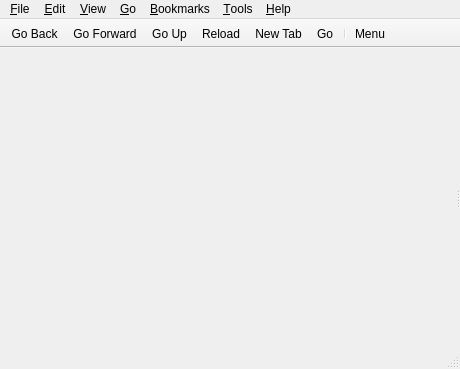
<?xml version="1.0" encoding="UTF-8"?>
<ui version="4.0">
 <class>MainWindow</class>
 <widget class="QMainWindow" name="MainWindow">
  <property name="geometry">
   <rect>
    <x>0</x>
    <y>0</y>
    <width>460</width>
    <height>369</height>
   </rect>
  </property>
  <property name="windowTitle">
   <string>File Manager</string>
  </property>
  <property name="windowIcon">
   <iconset theme="oneg4fm">
    <normaloff>.</normaloff>.</iconset>
  </property>
  <widget class="QWidget" name="centralwidget">
   <layout class="QVBoxLayout" name="verticalLayout">
    <property name="leftMargin">
     <number>0</number>
    </property>
    <property name="topMargin">
     <number>0</number>
    </property>
    <property name="rightMargin">
     <number>0</number>
    </property>
    <property name="bottomMargin">
     <number>0</number>
    </property>
    <item>
     <widget class="QSplitter" name="splitter">
      <property name="orientation">
       <enum>Qt::Horizontal</enum>
      </property>
      <widget class="Panel::SidePane" name="sidePane" native="true">
       <property name="sizePolicy">
        <sizepolicy hsizetype="Preferred" vsizetype="Expanding">
         <horstretch>0</horstretch>
         <verstretch>0</verstretch>
        </sizepolicy>
       </property>
      </widget>
      <widget class="QSplitter" name="viewSplitter">
       <property name="orientation">
        <enum>Qt::Horizontal</enum>
       </property>
      </widget>
     </widget>
    </item>
   </layout>
  </widget>
  <widget class="QMenuBar" name="menubar">
   <property name="geometry">
    <rect>
     <x>0</x>
     <y>0</y>
     <width>460</width>
     <height>30</height>
    </rect>
   </property>
   <property name="contextMenuPolicy">
    <enum>Qt::PreventContextMenu</enum>
   </property>
   <widget class="QMenu" name="menu_File">
    <property name="title">
     <string>&amp;File</string>
    </property>
    <widget class="QMenu" name="menuCreateNew">
     <property name="title">
      <string>C&amp;reate New</string>
     </property>
     <addaction name="actionNewFolder"/>
     <addaction name="actionNewBlankFile"/>
    </widget>
    <addaction name="actionNewTab"/>
    <addaction name="actionNewWin"/>
    <addaction name="separator"/>
    <addaction name="menuCreateNew"/>
    <addaction name="separator"/>
    <addaction name="actionFileProperties"/>
    <addaction name="actionFolderProperties"/>
    <addaction name="separator"/>
    <addaction name="actionCloseTab"/>
    <addaction name="actionCloseWindow"/>
   </widget>
   <widget class="QMenu" name="menu_Help">
    <property name="title">
     <string>&amp;Help</string>
    </property>
    <addaction name="actionAbout"/>
    <addaction name="actionHiddenShortcuts"/>
   </widget>
   <widget class="QMenu" name="menu_View">
    <property name="title">
     <string>&amp;View</string>
    </property>
    <widget class="QMenu" name="menuSorting">
     <property name="title">
      <string>&amp;Sorting</string>
     </property>
     <addaction name="actionByFileName"/>
     <addaction name="actionByMTime"/>
     <addaction name="actionByCrTime"/>
     <addaction name="actionByDTime"/>
     <addaction name="actionByFileSize"/>
     <addaction name="actionByFileType"/>
     <addaction name="actionByOwner"/>
     <addaction name="actionByGroup"/>
     <addaction name="separator"/>
     <addaction name="actionAscending"/>
     <addaction name="actionDescending"/>
     <addaction name="separator"/>
     <addaction name="actionFolderFirst"/>
     <addaction name="actionCaseSensitive"/>
    </widget>
    <widget class="QMenu" name="menu_View_2">
     <property name="title">
      <string>&amp;View</string>
     </property>
     <addaction name="actionIconView"/>
     <addaction name="actionThumbnailView"/>
     <addaction name="actionCompactView"/>
     <addaction name="actionDetailedList"/>
     <addaction name="separator"/>
    </widget>
    <widget class="QMenu" name="menuToolbars">
     <property name="title">
      <string>&amp;Toolbars</string>
     </property>
     <addaction name="actionFilter"/>
     <addaction name="actionMenu_bar"/>
    </widget>
    <widget class="QMenu" name="menuPathBarStyle">
     <property name="title">
      <string>Path &amp;Bar</string>
     </property>
     <addaction name="actionLocationBar"/>
     <addaction name="actionPathButtons"/>
    </widget>
    <widget class="QMenu" name="menuFiltering">
     <property name="title">
      <string>&amp;Filtering</string>
     </property>
     <addaction name="actionShowFilter"/>
     <addaction name="actionUnfilter"/>
    </widget>
    <widget class="QMenu" name="menuView_Settings">
     <property name="title">
      <string>&amp;Customized View Settings</string>
     </property>
     <addaction name="actionPreserveView"/>
     <addaction name="actionPreserveViewRecursive"/>
     <addaction name="separator"/>
     <addaction name="actionGoToCustomizedViewSource"/>
     <addaction name="actionCleanPerFolderConfig"/>
    </widget>
    <addaction name="actionReload"/>
    <addaction name="separator"/>
    <addaction name="actionShowHidden"/>
    <addaction name="actionShowThumbnails"/>
    <addaction name="actionSplitView"/>
    <addaction name="menuSorting"/>
    <addaction name="menu_View_2"/>
    <addaction name="menuView_Settings"/>
    <addaction name="separator"/>
    <addaction name="actionSidePane"/>
    <addaction name="menuToolbars"/>
    <addaction name="menuPathBarStyle"/>
    <addaction name="separator"/>
    <addaction name="menuFiltering"/>
   </widget>
   <widget class="QMenu" name="menu_Edit">
    <property name="title">
     <string>&amp;Edit</string>
    </property>
    <addaction name="actionCut"/>
    <addaction name="actionCopy"/>
    <addaction name="actionPaste"/>
    <addaction name="actionRename"/>
    <addaction name="actionDelete"/>
    <addaction name="separator"/>
    <addaction name="actionSelectAll"/>
    <addaction name="actionDeselectAll"/>
    <addaction name="actionInvertSelection"/>
    <addaction name="separator"/>
    <addaction name="separator"/>
    <addaction name="actionBulkRename"/>
    <addaction name="separator"/>
    <addaction name="actionPreferences"/>
   </widget>
   <widget class="QMenu" name="menu_Bookmarks">
    <property name="title">
     <string>&amp;Bookmarks</string>
    </property>
    <addaction name="actionAddToBookmarks"/>
    <addaction name="actionEditBookmarks"/>
   </widget>
   <widget class="QMenu" name="menu_Go">
    <property name="title">
     <string>&amp;Go</string>
    </property>
    <addaction name="actionHome"/>
    <addaction name="actionDesktop"/>
    <addaction name="actionApplications"/>
    <addaction name="actionTrash"/>
    <addaction name="separator"/>
    <addaction name="actionGoBack"/>
    <addaction name="actionGoForward"/>
    <addaction name="actionGoUp"/>
   </widget>
   <widget class="QMenu" name="menu_Tool">
    <property name="title">
     <string>&amp;Tools</string>
    </property>
    <addaction name="actionOpenTerminal"/>
    <addaction name="actionCreateLauncher"/>
    <addaction name="separator"/>
    <addaction name="actionCopyFullPath"/>
    <addaction name="actionFindFiles"/>
   </widget>
   <addaction name="menu_File"/>
   <addaction name="menu_Edit"/>
   <addaction name="menu_View"/>
   <addaction name="menu_Go"/>
   <addaction name="menu_Bookmarks"/>
   <addaction name="menu_Tool"/>
   <addaction name="menu_Help"/>
  </widget>
  <widget class="Oneg4FM::StatusBar" name="statusbar"/>
  <widget class="QToolBar" name="toolBar">
   <property name="contextMenuPolicy">
    <enum>Qt::PreventContextMenu</enum>
   </property>
   <property name="windowTitle">
    <string>Main Toolbar</string>
   </property>
   <property name="movable">
    <bool>false</bool>
   </property>
   <property name="floatable">
    <bool>false</bool>
   </property>
   <attribute name="toolBarArea">
    <enum>TopToolBarArea</enum>
   </attribute>
   <attribute name="toolBarBreak">
    <bool>false</bool>
   </attribute>
   <addaction name="actionGoBack"/>
   <addaction name="actionGoForward"/>
   <addaction name="actionGoUp"/>
   <addaction name="actionReload"/>
   <addaction name="actionNewTab"/>
   <addaction name="actionGo"/>
   <addaction name="separator"/>
   <addaction name="actionMenu"/>
  </widget>
  <action name="actionGoUp">
   <property name="icon">
    <iconset theme="go-up">
     <normaloff>.</normaloff>.</iconset>
   </property>
   <property name="text">
    <string>Go &amp;Up</string>
   </property>
   <property name="toolTip">
    <string>Go Up</string>
   </property>
   <property name="shortcut">
    <string>Alt+Up</string>
   </property>
  </action>
  <action name="actionHome">
   <property name="icon">
    <iconset theme="user-home">
     <normaloff>.</normaloff>.</iconset>
   </property>
   <property name="text">
    <string>&amp;Home</string>
   </property>
   <property name="shortcut">
    <string>Alt+Home</string>
   </property>
  </action>
  <action name="actionReload">
   <property name="icon">
    <iconset theme="view-refresh">
     <normaloff>.</normaloff>.</iconset>
   </property>
   <property name="text">
    <string>&amp;Reload</string>
   </property>
   <property name="shortcut">
    <string>F5</string>
   </property>
  </action>
  <action name="actionGo">
   <property name="icon">
    <iconset theme="go-jump">
     <normaloff>.</normaloff>.</iconset>
   </property>
   <property name="text">
    <string>Go</string>
   </property>
  </action>
  <action name="actionQuit">
   <property name="icon">
    <iconset theme="application-exit">
     <normaloff>.</normaloff>.</iconset>
   </property>
   <property name="text">
    <string>Quit</string>
   </property>
  </action>
  <action name="actionAbout">
   <property name="icon">
    <iconset theme="help-about">
     <normaloff>.</normaloff>.</iconset>
   </property>
   <property name="text">
    <string>&amp;About</string>
   </property>
  </action>
  <action name="actionNewWin">
   <property name="icon">
    <iconset theme="window-new">
     <normaloff>.</normaloff>.</iconset>
   </property>
   <property name="text">
    <string>&amp;New Window</string>
   </property>
   <property name="toolTip">
    <string>New Window</string>
   </property>
   <property name="shortcut">
    <string>Ctrl+N</string>
   </property>
  </action>
  <action name="actionShowHidden">
   <property name="checkable">
    <bool>true</bool>
   </property>
   <property name="text">
    <string>Show &amp;Hidden</string>
   </property>
   <property name="shortcut">
    <string>Ctrl+H</string>
   </property>
  </action>
  <action name="actionDesktop">
   <property name="icon">
    <iconset theme="user-desktop">
     <normaloff>.</normaloff>.</iconset>
   </property>
   <property name="text">
    <string>&amp;Desktop</string>
   </property>
  </action>
  <action name="actionAddToBookmarks">
   <property name="icon">
    <iconset theme="list-add">
     <normaloff>.</normaloff>.</iconset>
   </property>
   <property name="text">
    <string>&amp;Add to Bookmarks</string>
   </property>
  </action>
  <action name="actionApplications">
   <property name="text">
    <string>&amp;Applications</string>
   </property>
  </action>
  <action name="actionTrash">
   <property name="text">
    <string>&amp;Trash</string>
   </property>
  </action>
  <action name="actionReload_2">
   <property name="text">
    <string>Reload</string>
   </property>
  </action>
  <action name="actionIconView">
   <property name="checkable">
    <bool>true</bool>
   </property>
   <property name="text">
    <string>&amp;Icon View</string>
   </property>
   <property name="shortcut">
    <string>Ctrl+Shift+1</string>
   </property>
  </action>
  <action name="actionCompactView">
   <property name="checkable">
    <bool>true</bool>
   </property>
   <property name="text">
    <string>&amp;Compact View</string>
   </property>
   <property name="shortcut">
    <string>Ctrl+Shift+3</string>
   </property>
  </action>
  <action name="actionDetailedList">
   <property name="checkable">
    <bool>true</bool>
   </property>
   <property name="text">
    <string>&amp;Detailed List</string>
   </property>
   <property name="shortcut">
    <string>Ctrl+Shift+4</string>
   </property>
  </action>
  <action name="actionThumbnailView">
   <property name="checkable">
    <bool>true</bool>
   </property>
   <property name="text">
    <string>&amp;Thumbnail View</string>
   </property>
   <property name="shortcut">
    <string>Ctrl+Shift+2</string>
   </property>
  </action>
  <action name="actionCut">
   <property name="icon">
    <iconset theme="edit-cut">
     <normaloff>.</normaloff>.</iconset>
   </property>
   <property name="text">
    <string>Cu&amp;t</string>
   </property>
   <property name="shortcut">
    <string>Ctrl+X</string>
   </property>
  </action>
  <action name="actionCopy">
   <property name="icon">
    <iconset theme="edit-copy">
     <normaloff>.</normaloff>.</iconset>
   </property>
   <property name="text">
    <string>&amp;Copy</string>
   </property>
   <property name="shortcut">
    <string>Ctrl+C</string>
   </property>
  </action>
  <action name="actionPaste">
   <property name="icon">
    <iconset theme="edit-paste">
     <normaloff>.</normaloff>.</iconset>
   </property>
   <property name="text">
    <string>&amp;Paste</string>
   </property>
   <property name="shortcut">
    <string>Ctrl+V</string>
   </property>
  </action>
  <action name="actionSelectAll">
   <property name="icon">
    <iconset theme="edit-select-all">
     <normaloff>.</normaloff>.</iconset>
   </property>
   <property name="text">
    <string>Select &amp;All</string>
   </property>
   <property name="shortcut">
    <string>Ctrl+A</string>
   </property>
  </action>
  <action name="actionDeselectAll">
   <property name="text">
    <string>De&amp;select All</string>
   </property>
   <property name="shortcut">
    <string>Ctrl+D</string>
   </property>
  </action>
  <action name="actionPreferences">
   <property name="text">
    <string>Pr&amp;eferences</string>
   </property>
  </action>
  <action name="actionAscending">
   <property name="checkable">
    <bool>true</bool>
   </property>
   <property name="text">
    <string>&amp;Ascending</string>
   </property>
   <property name="icon">
    <iconset theme="view-sort-ascending">
     <normaloff>.</normaloff>.</iconset>
   </property>
  </action>
  <action name="actionDescending">
   <property name="checkable">
    <bool>true</bool>
   </property>
   <property name="text">
    <string>&amp;Descending</string>
   </property>
   <property name="icon">
    <iconset theme="view-sort-descending">
     <normaloff>.</normaloff>.</iconset>
   </property>
  </action>
  <action name="actionByFileName">
   <property name="checkable">
    <bool>true</bool>
   </property>
   <property name="text">
    <string>&amp;By File Name</string>
   </property>
  </action>
  <action name="actionByMTime">
   <property name="checkable">
    <bool>true</bool>
   </property>
   <property name="text">
    <string>By &amp;Modification Time</string>
   </property>
  </action>
  <action name="actionByCrTime">
   <property name="checkable">
    <bool>true</bool>
   </property>
   <property name="text">
    <string>By C&amp;reation Time</string>
   </property>
  </action>
  <action name="actionByDTime">
   <property name="checkable">
    <bool>true</bool>
   </property>
   <property name="text">
    <string>By Deletio&amp;n Time</string>
   </property>
  </action>
  <action name="actionByFileType">
   <property name="checkable">
    <bool>true</bool>
   </property>
   <property name="text">
    <string>By File &amp;Type</string>
   </property>
  </action>
  <action name="actionByOwner">
   <property name="checkable">
    <bool>true</bool>
   </property>
   <property name="text">
    <string>By &amp;Owner</string>
   </property>
  </action>
  <action name="actionByGroup">
   <property name="checkable">
    <bool>true</bool>
   </property>
   <property name="text">
    <string>By &amp;Group</string>
   </property>
  </action>
  <action name="actionFolderFirst">
   <property name="checkable">
    <bool>true</bool>
   </property>
   <property name="text">
    <string>&amp;Folder First</string>
   </property>
  </action>
  <action name="actionNewTab">
   <property name="icon">
    <iconset theme="tab-new">
     <normaloff>.</normaloff>.</iconset>
   </property>
   <property name="text">
    <string>New &amp;Tab</string>
   </property>
   <property name="toolTip">
    <string>New Tab</string>
   </property>
   <property name="shortcut">
    <string>Ctrl+T</string>
   </property>
  </action>
  <action name="actionGoBack">
   <property name="icon">
    <iconset theme="go-previous">
     <normaloff>.</normaloff>.</iconset>
   </property>
   <property name="text">
    <string>Go &amp;Back</string>
   </property>
   <property name="toolTip">
    <string>Go Back</string>
   </property>
   <property name="shortcut">
    <string>Alt+Left</string>
   </property>
  </action>
  <action name="actionGoForward">
   <property name="icon">
    <iconset theme="go-next">
     <normaloff>.</normaloff>.</iconset>
   </property>
   <property name="text">
    <string>Go &amp;Forward</string>
   </property>
   <property name="toolTip">
    <string>Go Forward</string>
   </property>
   <property name="shortcut">
    <string>Alt+Right</string>
   </property>
  </action>
  <action name="actionInvertSelection">
   <property name="text">
    <string>&amp;Invert Selection</string>
   </property>
   <property name="shortcut">
    <string>Ctrl+Shift+A</string>
   </property>
  </action>
  <action name="actionDelete">
   <property name="icon">
    <iconset theme="edit-delete">
     <normaloff>.</normaloff>.</iconset>
   </property>
   <property name="text">
    <string>&amp;Delete</string>
   </property>
   <property name="shortcut">
    <string>Del</string>
   </property>
  </action>
  <action name="actionRename">
   <property name="text">
    <string>&amp;Rename</string>
   </property>
   <property name="icon">
    <iconset theme="edit-rename">
     <normaloff>.</normaloff>.</iconset>
   </property>
   <property name="shortcut">
    <string>F2</string>
   </property>
  </action>
  <action name="actionCloseTab">
   <property name="icon">
    <iconset theme="tab-close">
     <normaloff>.</normaloff>.</iconset>
   </property>
   <property name="text">
    <string>C&amp;lose Tab</string>
   </property>
   <property name="shortcut">
    <string>Ctrl+W</string>
   </property>
  </action>
  <action name="actionFileProperties">
   <property name="icon">
    <iconset theme="document-properties">
     <normaloff>.</normaloff>.</iconset>
   </property>
   <property name="text">
    <string>File &amp;Properties</string>
   </property>
   <property name="shortcut">
    <string>Alt+Return</string>
   </property>
  </action>
  <action name="actionFolderProperties">
   <property name="text">
    <string>&amp;Folder Properties</string>
   </property>
  </action>
  <action name="actionCaseSensitive">
   <property name="checkable">
    <bool>true</bool>
   </property>
   <property name="text">
    <string>&amp;Case Sensitive</string>
   </property>
  </action>
  <action name="actionByFileSize">
   <property name="checkable">
    <bool>true</bool>
   </property>
   <property name="text">
    <string>By File &amp;Size</string>
   </property>
  </action>
  <action name="actionCloseWindow">
   <property name="icon">
    <iconset theme="window-close">
     <normaloff>.</normaloff>.</iconset>
   </property>
   <property name="text">
    <string>&amp;Close Window</string>
   </property>
   <property name="shortcut">
    <string>Ctrl+Q</string>
   </property>
  </action>
  <action name="actionEdit_Bookmarks">
   <property name="text">
    <string>Edit Bookmarks</string>
   </property>
  </action>
  <action name="actionOpenTerminal">
   <property name="icon">
    <iconset theme="utilities-terminal">
     <normaloff>.</normaloff>.</iconset>
   </property>
   <property name="text">
    <string>Open &amp;Terminal</string>
   </property>
   <property name="shortcut">
    <string>F4</string>
   </property>
  </action>
  <action name="actionEditBookmarks">
   <property name="text">
    <string>&amp;Edit Bookmarks</string>
   </property>
  </action>
  <action name="actionNewFolder">
   <property name="icon">
    <iconset theme="folder-new">
     <normaloff>.</normaloff>.</iconset>
   </property>
   <property name="text">
    <string>&amp;Folder</string>
   </property>
   <property name="shortcut">
    <string>Ctrl+Shift+N</string>
   </property>
  </action>
  <action name="actionNewBlankFile">
   <property name="icon">
    <iconset theme="document-new">
     <normaloff>.</normaloff>.</iconset>
   </property>
   <property name="text">
    <string>&amp;Blank File</string>
   </property>
   <property name="shortcut">
    <string>Ctrl+Alt+N</string>
   </property>
  </action>
  <action name="actionFindFiles">
   <property name="text">
    <string>&amp;Find Files</string>
   </property>
   <property name="icon">
    <iconset theme="edit-find">
     <normaloff>.</normaloff>.</iconset>
   </property>
   <property name="shortcut">
    <string>F3</string>
   </property>
  </action>
  <action name="actionFilter">
   <property name="checkable">
    <bool>true</bool>
   </property>
   <property name="text">
    <string>Permanent &amp;filter bar</string>
   </property>
   <property name="shortcut">
    <string>Ctrl+B</string>
   </property>
  </action>
  <action name="actionUnfilter">
   <property name="text">
    <string>&amp;Clear All Filters</string>
   </property>
   <property name="shortcut">
    <string>Ctrl+Shift+K</string>
   </property>
  </action>
  <action name="actionMenu_bar">
   <property name="checkable">
    <bool>true</bool>
   </property>
   <property name="text">
    <string>&amp;Menu bar</string>
   </property>
   <property name="toolTip">
    <string>Menu bar</string>
   </property>
   <property name="shortcut">
    <string>Ctrl+M</string>
   </property>
  </action>
  <action name="actionMenu">
   <property name="icon">
    <iconset theme="application-menu">
     <normaloff>.</normaloff>.</iconset>
   </property>
   <property name="text">
    <string>Menu</string>
   </property>
   <property name="toolTip">
    <string>Menu</string>
   </property>
  </action>
  <action name="actionPreserveView">
   <property name="checkable">
    <bool>true</bool>
   </property>
   <property name="text">
    <string>Preserve Settings for &amp;This Folder</string>
   </property>
  </action>
  <action name="actionLocationBar">
   <property name="checkable">
    <bool>true</bool>
   </property>
   <property name="text">
    <string>&amp;Location</string>
   </property>
  </action>
  <action name="actionPathButtons">
   <property name="checkable">
    <bool>true</bool>
   </property>
   <property name="text">
    <string>&amp;Path Buttons</string>
   </property>
  </action>
  <action name="actionBulkRename">
   <property name="text">
    <string>&amp;Bulk Rename</string>
   </property>
   <property name="icon">
    <iconset theme="edit-rename">
     <normaloff>.</normaloff>.</iconset>
   </property>
   <property name="toolTip">
    <string>Bulk Rename</string>
   </property>
   <property name="shortcut">
    <string>Shift+F2</string>
   </property>
  </action>
  <action name="actionShowFilter">
   <property name="text">
    <string>&amp;Show/Focus Filter Bar</string>
   </property>
   <property name="toolTip">
    <string>Show Filter Bar</string>
   </property>
   <property name="shortcut">
    <string>Ctrl+I</string>
   </property>
  </action>
  <action name="actionSplitView">
   <property name="checkable">
    <bool>true</bool>
   </property>
   <property name="text">
    <string>S&amp;plit View</string>
   </property>
   <property name="toolTip">
    <string>Split View</string>
   </property>
   <property name="shortcut">
    <string>F6</string>
   </property>
  </action>
  <action name="actionCopyFullPath">
   <property name="text">
    <string>&amp;Copy Full Path</string>
   </property>
   <property name="icon">
    <iconset theme="edit-copy">
     <normaloff>.</normaloff>.</iconset>
   </property>
   <property name="shortcut">
    <string>Ctrl+Shift+C</string>
   </property>
  </action>
  <action name="actionShowThumbnails">
   <property name="checkable">
    <bool>true</bool>
   </property>
   <property name="checked">
    <bool>true</bool>
   </property>
   <property name="text">
    <string>Show Thumb&amp;nails</string>
   </property>
   <property name="toolTip">
    <string>Show Thumbnails</string>
   </property>
  </action>
  <action name="actionSidePane">
   <property name="checkable">
    <bool>true</bool>
   </property>
   <property name="text">
    <string>S&amp;ide Pane</string>
   </property>
   <property name="shortcut">
    <string>F9</string>
   </property>
  </action>
  <action name="actionHiddenShortcuts">
   <property name="text">
    <string>Hidden &amp;Shortcuts</string>
   </property>
  </action>
  <action name="actionCreateLauncher">
   <property name="text">
    <string>Create Launcher</string>
   </property>
   <property name="toolTip">
    <string>Create Launcher</string>
   </property>
  </action>
  <action name="actionPreserveViewRecursive">
   <property name="checkable">
    <bool>true</bool>
   </property>
   <property name="text">
    <string>Preserve Settings Recursively from &amp;Here</string>
   </property>
  </action>
  <action name="actionGoToCustomizedViewSource">
   <property name="text">
    <string>&amp;Go to Source of Inherited Settings</string>
   </property>
  </action>
  <action name="actionCleanPerFolderConfig">
   <property name="text">
    <string>&amp;Remove Settings of Nonexistent Folders</string>
   </property>
  </action>
 </widget>
 <customwidgets>
  <customwidget>
   <class>Oneg4FM::StatusBar</class>
   <extends>QStatusBar</extends>
   <header>statusbar.h</header>
   <container>1</container>
  </customwidget>
  <customwidget>
   <class>Panel::SidePane</class>
   <extends>QWidget</extends>
   <header location="global">panel/panel.h</header>
   <container>1</container>
  </customwidget>
 </customwidgets>
 <resources/>
 <connections/>
</ui>
